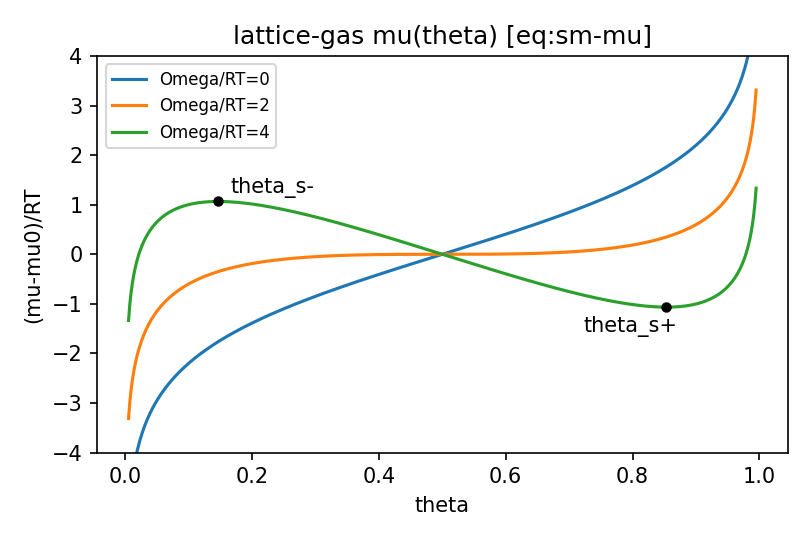

Generate this figure with Python:
# V1013_P21_fig_F1_sm_mu.py — Part 0 fig:sm-mu source data
# Evaluates the ACTUAL lattice-gas chemical potential [eq:sm-mu]:
#   (mu(theta) - mu0)/RT = ln[theta/(1-theta)] + a(1-2 theta),  a = Omega/RT
# Family a in {0,2,4}; van der Waals loop for a=4 with spinodal extrema
#   theta_s = (1 +- sqrt(1-2/a))/2 -> 0.1464/0.8536 (a=4), y = -+1.066... wait sign:
#   y(theta_s-) = +1.0657, y(theta_s+) = -1.0657 (checked against fig:hysloop 1.066).
# Outputs: TikZ coordinate blocks (stdout) + verification PNG.
import numpy as np
import matplotlib
matplotlib.use("Agg")
import matplotlib.pyplot as plt

def mu(th, a):
    return np.log(th/(1-th)) + a*(1-2*th)

def dmu(th, a):  # d(mu/RT)/dtheta
    return 1.0/(th*(1-th)) - 2.0*a

def tikz(xs, ys, ndig=4):
    pts = " ".join(f"({x:.{ndig}g},{y:.{ndig}g})" for x, y in zip(xs, ys))
    return "coordinates {" + pts + "}"

th = np.unique(np.concatenate([
    np.linspace(0.02, 0.10, 6), np.linspace(0.13, 0.87, 20),
    np.linspace(0.90, 0.98, 6)]))
print("=== (mu-mu0)/RT vs theta, a=Omega/RT ===")
for a in (0.0, 2.0, 4.0):
    print(f"% a=Omega/RT={a}")
    print(tikz(th, mu(th, a)))

a = 4.0
u = np.sqrt(1 - 2/a)
ts_m, ts_p = 0.5*(1-u), 0.5*(1+u)
ym, yp = mu(ts_m, a), mu(ts_p, a)
print(f"% extrema a=4: theta_s-={ts_m:.4f} y={ym:.4f}; theta_s+={ts_p:.4f} y={yp:.4f}")

# checks
assert abs(ts_m-0.146447) < 1e-5 and abs(ts_p-0.853553) < 1e-5
assert abs(dmu(ts_m, a)) < 1e-9 and abs(dmu(ts_p, a)) < 1e-9      # extrema = spinodal
assert abs(ym-1.0657) < 5e-4 and abs(yp+1.0657) < 5e-4            # matches fig:hysloop 1.066
assert abs(mu(0.5, a)) < 1e-12                                    # odd symmetry about theta=1/2
assert abs(mu(0.3, a) + mu(0.7, a)) < 1e-12
assert dmu(0.5, 2.0) < 1e-12 and dmu(0.5, 1.999) > 0              # monotone up to a=2
# gap closed form cross-check: max-min = (2/RT-units)[a*u - 2 artanh u]
gap = 2*(a*u - 2*np.arctanh(u))
assert abs((ym - yp) - gap) < 1e-9

fig, ax = plt.subplots(figsize=(5.4, 3.6))
thf = np.linspace(0.005, 0.995, 500)
for a_ in (0.0, 2.0, 4.0):
    ax.plot(thf, mu(thf, a_), label=f"Omega/RT={a_:g}")
ax.plot([ts_m, ts_p], [ym, yp], "ko", ms=4)
ax.annotate("theta_s-", (ts_m, ym), textcoords="offset points", xytext=(6, 4))
ax.annotate("theta_s+", (ts_p, yp), textcoords="offset points", xytext=(-40, -12))
ax.set_ylim(-4, 4)
ax.set_xlabel("theta"); ax.set_ylabel("(mu-mu0)/RT")
ax.legend(fontsize=8); ax.set_title("lattice-gas mu(theta) [eq:sm-mu]")
fig.tight_layout()
fig.savefig(r"D:\Projects\Project_Anode_Fit\Claude\results\process\V1013_P21_fig_F1_sm_mu.png", dpi=150)
print("PNG saved. All asserts passed.")
